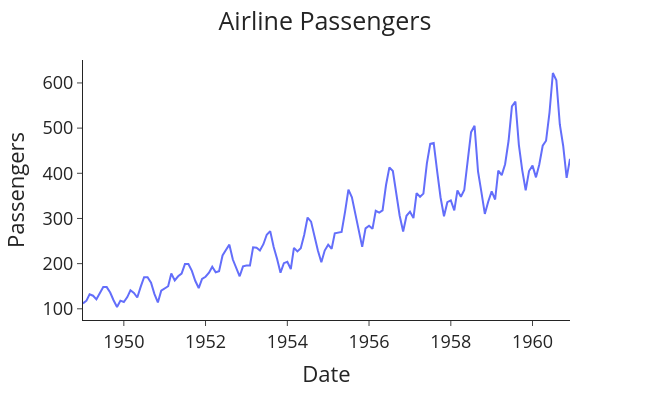

The cell this chart's notebook holds for it:
### Code cell
# Read in the data
data = pd.read_csv('AirPassengers.csv', index_col=0)
data.index = pd.to_datetime(data.index)

# Plot the data
fig = px.line(data, x=data.index, y='#Passengers',
              labels=({'#Passengers': 'Passengers', 'Month': 'Date'}))

fig.update_layout(template="simple_white", font=dict(size=18),
                  title_text='Airline Passengers', width=650, title_x=0.5, height=400)

fig.show()

### Figure 1 — Plotly figure (JSON) as saved in the notebook; plotly's stock layout.template omitted (floating-point values rounded to 4 significant figures; data arrays with more than 128 entries replaced by an {"elided": "..."} marker saying what was removed)
{"data": [{"hovertemplate": "Date=%{x}<br>Passengers=%{y}<extra></extra>", "legendgroup": "", "line": {"color": "#636efa", "dash": "solid"}, "marker": {"symbol": "circle"}, "mode": "lines", "name": "", "orientation": "v", "showlegend": false, "type": "scatter", "x": {"elided": "144 str values"}, "xaxis": "x", "y": {"elided": "144 int values"}, "yaxis": "y"}], "layout": {"font": {"size": 18}, "height": 400, "legend": {"tracegroupgap": 0}, "margin": {"t": 60}, "title": {"text": "Airline Passengers", "x": 0.5}, "width": 650, "xaxis": {"anchor": "y", "domain": [0.0, 1.0], "title": {"text": "Date"}}, "yaxis": {"anchor": "x", "domain": [0.0, 1.0], "title": {"text": "Passengers"}}}}
